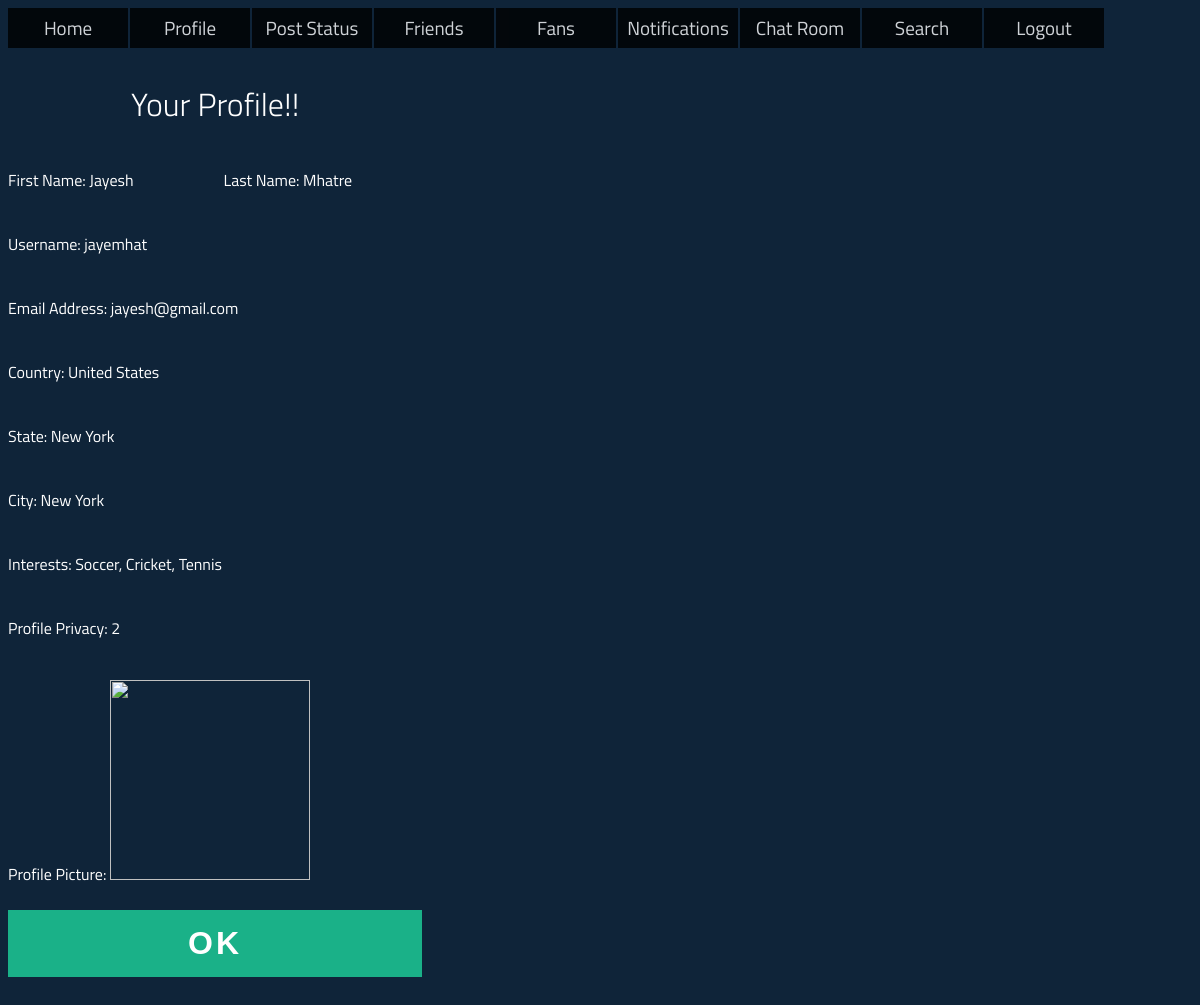
Screenshot of /login-system/profile-view.php (signed in) with the database file from the repository.
### tables this page shows
CREATE TABLE `users` (
  `FirstName` varchar(30) DEFAULT NULL,
  `LastName` varchar(30) DEFAULT NULL,
  `username` varchar(15) NOT NULL,
  `password` varchar(15) DEFAULT NULL,
  `age` int(11) DEFAULT NULL,
  `city` varchar(20) DEFAULT NULL,
  `EmailId` varchar(50) DEFAULT NULL,
  `Interests` varchar(100) DEFAULT NULL,
  `privacy` int(11) DEFAULT NULL,
  `country` varchar(20) DEFAULT NULL,
  `State` varchar(100) DEFAULT NULL,
  `photo` longblob,
  PRIMARY KEY (`username`),
  KEY `city` (`city`,`country`)
);

### login-system/profile-view.php (the view, shortened to what this page needs)
<?php
$conn = new mysqli("localhost", "root", "jayesh", "project");
if ( !empty ( $_GET['username'] ) ) {
  $username = $_GET['username'];
  $sql = "select * from users where username = '$username'";
$result = $conn->query($sql);
$data = $result->fetch_assoc();
}
else {
$username = $_SESSION['username'];
$sql = "select * from users where username = '$username'";
$result = $conn->query($sql);
$data = $result->fetch_assoc();
}
?>
<!DOCTYPE html>
<html >
<head>
  <?php include ('navigation.php'); ?>
</head>
<body>
    <div id="signup">
        <br>
        <form method="post" autocomplete="off" action="profile1.php">
              <div class="input, textarea, select">
                  <div style="width:35%"><br><br>
                      <h1>Your Profile!!</h1>
          <div class="top-row">
            <div class="field-wrap">
              First Name: <?php echo $data['FirstName']; ?>
            </div>
            <div class="field-wrap">
              Last Name: <?php echo $data['LastName']; ?>
            </div>
          </div>
                      <div class="field-wrap">
            Username: <?php echo $data['username']; ?>
          </div>
              <div class="field-wrap">
            Email Address: <?php echo $data['EmailId']; ?>
          </div>
              <div class="field-wrap">
              Country: <?php echo $data['country']; ?>
            </div>
		  <div class="field-wrap">
              State: <?php echo $data['State']; ?>
            </div>
		  <div class="field-wrap">
              City: <?php echo $data['city']; ?>
            </div>
		  <div class="field-wrap">
              Interests: <?php echo $data['Interests']; ?>
            </div>
              <div class="field-wrap">
              Profile Privacy: <?php echo $data['privacy']; ?>
            </div>
		  <div class="field-wrap">
                      Profile Picture: <img src="uploads/<?php echo $data['photo']; ?>" width="200" height="200" />
            <br><br>
            <a href="uploads/<?php echo $row['file'] ?>"
          </div>
          <button type="submit" class="button button-block" name="ok" />OK</button>
                  <br><br>
        </div>
              </div></form>
    </div>
</body>
</html>

### login-system/nav-style.css (style rules this page uses)
body { background: url('http://clevertechie.com/img/bnet-bg.jpg') no-repeat; background-size: cover; font-family: 'Titillium Web', sans-serif; color: white; }

### login-system/css/style.css (style rules this page uses)
*, *:before, *:after { box-sizing: border-box; }
html { overflow-y: scroll; }
body { background: #ffffff; font-family: 'Titillium Web', sans-serif; background:url('http://clevertechie.com/img/bnet-bg.jpg') #0f2439 no-repeat center top; }
a { text-decoration: none; color: yellow; -webkit-transition: .5s ease; transition: .5s ease; }
h1 { text-align: center; color: #ffffff; font-weight: 300; margin: 0 0 40px; }
.field-wrap { position: relative; margin-bottom: 40px; }
.top-row:after { content: ""; display: table; clear: both; }
.top-row > div { float: left; width: 48%; margin-right: 4%; }
.top-row > div:last-child { margin: 0; }
.button { border: 0; outline: none; border-radius: 0; padding: 15px 0; font-size: 2rem; font-weight: 600; text-transform: uppercase; letter-spacing: .1em; background: #1ab188; color: #ffffff; -webkit-transition: all 0.5s ease; transition: all 0.5s ease; -webkit-appearance: none; }
.button-block { display: block; width: 100%; }

### rows the page displays
users: FirstName "Jayesh", LastName "Mhatre", username "jayemhat", EmailId "jayesh@gmail.com", country "United States", State "New York", city "New York", Interests "Soccer, Cricket, Tennis", privacy "2"
